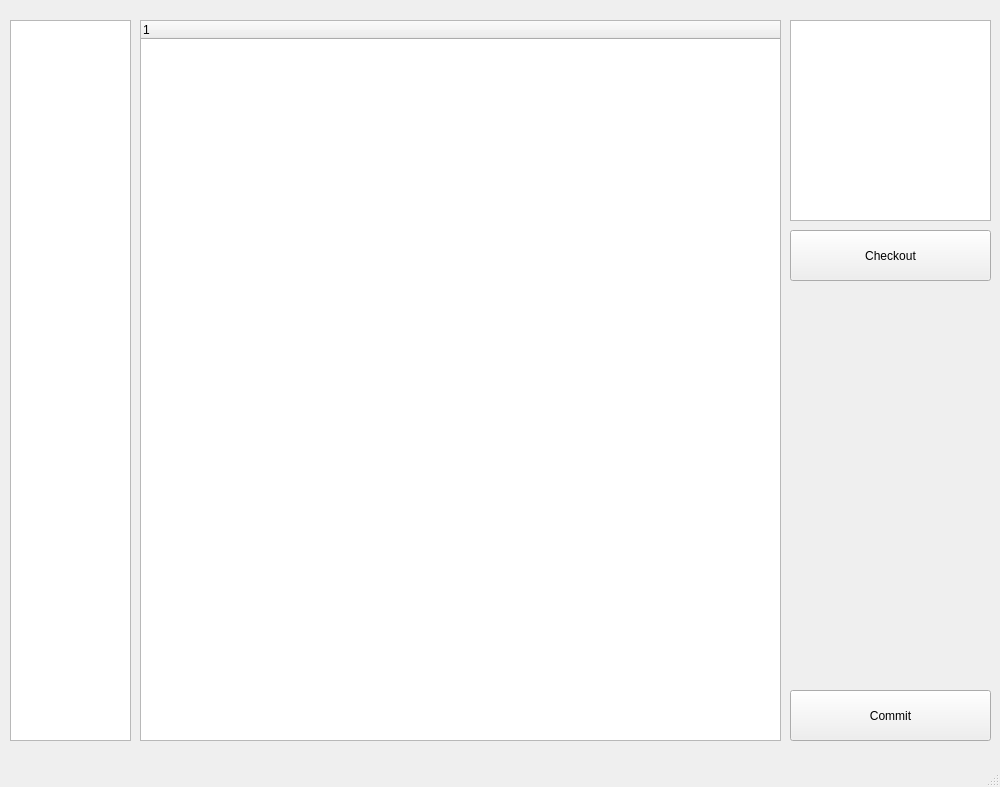
<?xml version="1.0" encoding="UTF-8"?>
<ui version="4.0">
 <class>MainWindow</class>
 <widget class="QMainWindow" name="MainWindow">
  <property name="geometry">
   <rect>
    <x>0</x>
    <y>0</y>
    <width>1000</width>
    <height>787</height>
   </rect>
  </property>
  <property name="windowTitle">
   <string>MainWindow</string>
  </property>
  <widget class="QWidget" name="centralwidget">
   <widget class="QListView" name="file_list">
    <property name="geometry">
     <rect>
      <x>10</x>
      <y>20</y>
      <width>121</width>
      <height>721</height>
     </rect>
    </property>
   </widget>
   <widget class="QTreeWidget" name="commit_tree">
    <property name="geometry">
     <rect>
      <x>140</x>
      <y>20</y>
      <width>641</width>
      <height>721</height>
     </rect>
    </property>
    <column>
     <property name="text">
      <string notr="true">1</string>
     </property>
    </column>
   </widget>
   <widget class="QTextEdit" name="commit_info">
    <property name="geometry">
     <rect>
      <x>790</x>
      <y>20</y>
      <width>201</width>
      <height>201</height>
     </rect>
    </property>
   </widget>
   <widget class="QPushButton" name="commit_btn">
    <property name="geometry">
     <rect>
      <x>790</x>
      <y>690</y>
      <width>201</width>
      <height>51</height>
     </rect>
    </property>
    <property name="text">
     <string>Commit</string>
    </property>
   </widget>
   <widget class="QPushButton" name="checkout_btn">
    <property name="geometry">
     <rect>
      <x>790</x>
      <y>230</y>
      <width>201</width>
      <height>51</height>
     </rect>
    </property>
    <property name="text">
     <string>Checkout</string>
    </property>
   </widget>
  </widget>
  <widget class="QMenuBar" name="menubar">
   <property name="geometry">
    <rect>
     <x>0</x>
     <y>0</y>
     <width>1000</width>
     <height>18</height>
    </rect>
   </property>
  </widget>
  <widget class="QStatusBar" name="statusbar"/>
 </widget>
 <resources/>
 <connections/>
</ui>
